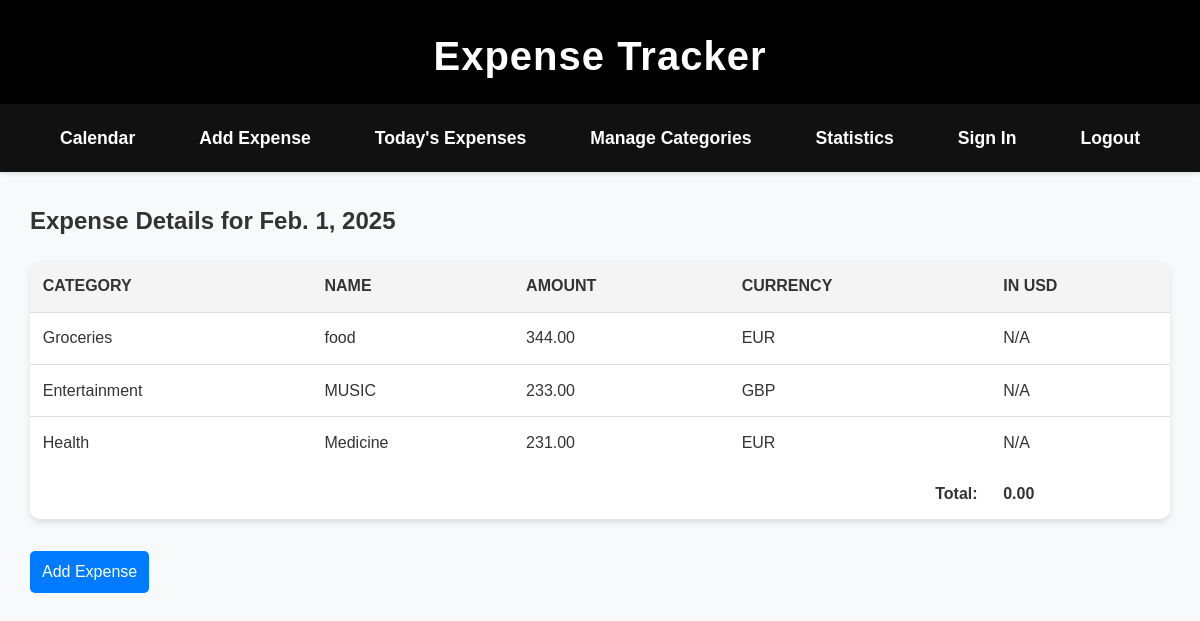
The app's page /expense-detail/?date=2025-02-01 (signed in) with its own data.
### expenses/models.py (models this page shows, shortened)
class Category(models.Model):
    name = models.CharField(max_length=100)
    user = models.ForeignKey(User, on_delete=models.CASCADE)
    class Meta:
        unique_together = ('name', 'user')

class Expense(models.Model):
    category = models.ForeignKey(Category, on_delete=models.CASCADE)
    name = models.CharField(max_length=255)
    date = models.DateField()
    amount = models.DecimalField(max_digits=10, decimal_places=2)
    currency = models.CharField(max_length=10)
    user = models.ForeignKey(User, on_delete=models.CASCADE)

### expenses/views.py (the view)
# urls.py: path('expense-detail/', views.expense_detail, name='expense_detail'),
def expense_detail(request):
    selected_date = request.GET.get('date', None)
    try:
        selected_date_obj = datetime.strptime(selected_date, '%Y-%m-%d').date() if selected_date else datetime.today().date()
    except ValueError:
        selected_date_obj = datetime.today().date()
    expenses = Expense.objects.filter(date=selected_date_obj, user=request.user)
    expenses_with_usd = []
    total_in_usd = Decimal('0.00')
    for expense in expenses:
        exchange_rate = fetch_exchange_rate(expense.currency)
        if exchange_rate:
            try:
                exchange_rate = Decimal(str(exchange_rate))
                amount_in_usd = Decimal(str(expense.amount)) * exchange_rate
            except Exception as e:
                print(f"Error in Decimal conversion: {e}")
                amount_in_usd = None
        else:
            amount_in_usd = None
        expenses_with_usd.append({
            "category": expense.category.name,
            "name": expense.name,
            "amount": expense.amount,
            "currency": expense.currency,
            "amount_in_usd": amount_in_usd if amount_in_usd else "N/A",
        })
        if isinstance(amount_in_usd, Decimal):
            total_in_usd += amount_in_usd
    context = {
        "selected_date": selected_date_obj,
        "expenses": expenses_with_usd,
        "total_in_usd": total_in_usd,
    }
    return render(request, "expenses/expense_detail.html", context)

### expenses/views.py (called while the page is built)
def fetch_exchange_rate(from_currency, to_currency="USD"):
    from_currency = from_currency.upper()
    to_currency = to_currency.upper()
    api_url = f"https://open.er-api.com/v6/latest/{from_currency}"
    try:
        response = requests.get(api_url)
        response.raise_for_status()  # exception for HTTP errors
        data = response.json()
        if data.get("result") == "error":
            print(f"Error: {data.get('error-type')}")
            return None
        rate = data.get("rates", {}).get(to_currency)
        if rate is None:
            print(f"Exchange rate not found for {from_currency} to {to_currency}")
            return None
        return rate
    except requests.RequestException as e:
        print(f"Error fetching exchange rate for {from_currency}: {e}")
        return None

### expenses/templates/expenses/expense_detail.html (shortened to what this page needs)
{% extends 'expenses/base.html' %}
{% block content %}
<div class="expense-detail-container">
    <h2>Expense Details for {{ selected_date }}</h2>
    <table>
        <thead>
            <tr>
                <th>Category</th>
                <th>Name</th>
                <th>Amount</th>
                <th>Currency</th>
                <th>In USD</th>
            </tr>
        </thead>
        <tbody>
            {% for expense in expenses %}
            <tr>
                <td>{{ expense.category }}</td>
                <td>{{ expense.name }}</td>
                <td>{{ expense.amount }}</td>
                <td>{{ expense.currency }}</td>
                <td>
                    {% if expense.amount_in_usd == 'N/A' %}
                    N/A
                    {% else %}
                    {{ expense.amount_in_usd|floatformat:2 }}
                    {% endif %}
                </td>
            </tr>
            {% empty %}
            <tr>
                <td colspan="5">No expenses found for this day.</td>
            </tr>
            {% endfor %}
        </tbody>
        <tfoot>
            <tr>
                <td colspan="4" style="text-align: right;"><strong>Total:</strong></td>
                <td><strong>{{ total_in_usd|floatformat:2 }}</strong></td>
            </tr>
        </tfoot>
    </table>
    <a href="{% url 'expenses:add_expense' %}?date={{ selected_date|date:'Y-m-d' }}">
        <button class="blue-button">Add Expense</button>
    </a>
</div>
{% endblock %}

### expenses/templates/expenses/base.html (shortened to what this page needs)
{% load static %}
<!DOCTYPE html>
<html lang="en">
<head>
    <link rel="stylesheet" href="{% static 'expenses/css/styles.css' %}">
</head>
<body>
    <header>
        <h1>{% block header %}Expense Tracker{% endblock %}</h1>
    </header>
    {% if user.is_authenticated %}
    <div class="menu">
        <a href="{% url 'expenses:calendar' %}">Calendar</a>
        <a href="{% url 'expenses:add_expense' %}">Add Expense</a>
        <a href="{% url 'expenses:expense_detail' %}?date={{ today|date:"Y-m-d" }}">Today's Expenses</a>
        <a href="{% url 'expenses:manage_categories' %}">Manage Categories</a>
        <a href="{% url 'expenses:statistics' %}">Statistics</a>
        <a href="{% url 'expenses:sign_in' %}">Sign In</a>
    {% if user.is_authenticated %}
        <a href="{% url 'expenses:logout' %}">Logout</a>
    {% else %}
        <a href="{% url 'expenses:register' %}">Register</a>
    {% endif %}
    </div>
    {% endif %}
    <main>
        {% block content %}
        {% endblock %}
    </main>
</body>
</html>

### expenses/static/expenses/css/styles.css (style rules this page uses)
body { min-width: 800px; margin: 0; font-family: Arial, sans-serif; background-color: #f8f9fa; line-height: 1.6; color: #333; }
header { background-color: #000; color: #fff; padding: 1.5rem; text-align: center; box-shadow: 0 2px 4px rgba(0, 0, 0, 0.1); }
header h1 { margin: 0; font-size: 2.5rem; letter-spacing: 1px; }
a { text-decoration: none; }
.menu { display: flex; justify-content: center; gap: 2rem; margin-top: -0.5rem; background-color: #111; padding: 0.75rem 0; box-shadow: 0 2px 4px rgba(0, 0, 0, 0.1); }
.menu a { text-decoration: none; color: #fff; font-size: 1.1rem; font-weight: bold; padding: 0.5rem 1rem; border-radius: 5px; transition: background-color 0.3s ease, transform 0.2s ease; }
table { width: 90%; margin: 2rem auto; border-collapse: collapse; background-color: #fff; border-radius: 10px; box-shadow: 0 4px 6px rgba(0, 0, 0, 0.1); }
table th, table td { padding: 1rem; text-align: left; border-bottom: 1px solid #ddd; font-size: 1rem; }
table th { background-color: #f4f4f4; font-size: 1.2rem; font-weight: bold; }
table tr:last-child td { border-bottom: none; }
.expense-detail-container { margin: 30px; }
table { width: 100%; border-collapse: collapse; margin-top: 1rem; background-color: #fff; border-radius: 10px; box-shadow: 0 4px 6px rgba(0, 0, 0, 0.1); overflow: hidden; }
table th, table td { padding: 0.8rem; text-align: left; border-bottom: 1px solid #ddd; font-size: 1rem; }
table th { background-color: #f4f4f4; font-weight: bold; text-transform: uppercase; }
.blue-button { padding: 0.75rem; font-size: 1rem; background-color: #007bff; color: #fff; border: none; border-radius: 5px; cursor: pointer; transition: background-color 0.3s ease, transform 0.2s ease; }

### records on screen
Category: category "Groceries"
Expense: name "food", amount "344.00", currency "EUR"
Category: category "Entertainment"
Expense: name "MUSIC", amount "233.00", currency "GBP"
Category: category "Health"
Expense: name "Medicine", amount "231.00", currency "EUR"

### other values on screen
{{ selected_date }} "Feb. 1, 2025"
{{ total_in_usd|floatformat:2 }} "0.00"
